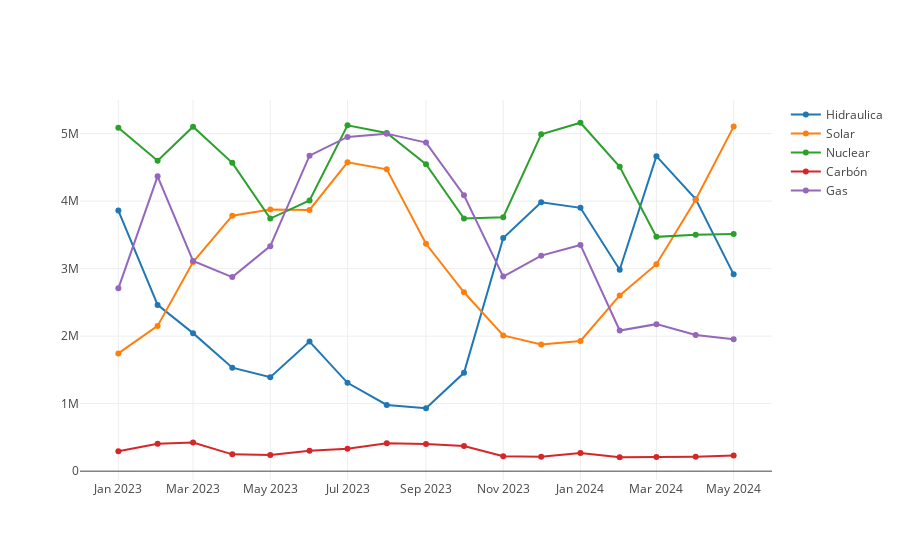

Notebook source saved alongside this figure:
### Code cell
val fechaHidraulica = valoresHidraulica.select($"Fecha").as[String].collect.toSeq
val valorHidraulica = valoresHidraulica.select($"value").as[Double].collect.toSeq
val fechaSolar = valoresSolar.select($"Fecha").as[String].collect.toSeq
val valorSolar = valoresSolar.select($"value").as[Double].collect.toSeq
val fechaNuclear = valoresNuclear.select($"Fecha").as[String].collect.toSeq
val valorNuclear = valoresNuclear.select($"value").as[Double].collect.toSeq
val fechaCarbon = valoresCarbon.select($"Fecha").as[String].collect.toSeq
val valorCarbon = valoresCarbon.select($"value").as[Double].collect.toSeq
val fechaGas = valoresGas.select($"Fecha").as[String].collect.toSeq
val valorGas = valoresGas.select($"value").as[Double].collect.toSeq

val Hidraulica = Scatter(
    fechaHidraulica,
    valorHidraulica,
    name = "Hidraulica"
)
val Solar = Scatter(
    fechaSolar,
    valorSolar,
    name = "Solar"
)

val Nuclear = Scatter(
    fechaNuclear,
    valorNuclear,
    name = "Nuclear"
)
val Carbon = Scatter(
    fechaCarbon, 
    valorCarbon,
    name = "Carbón"
)
val Gas = Scatter(
    fechaGas,
    valorGas,
    name = "Gas"
)
val data = Seq(Hidraulica,Solar, Nuclear, Carbon, Gas)
plot(data)

### Figure 1 — Plotly figure (JSON) as saved in the notebook; plotly's stock layout.template omitted (floating-point values rounded to 4 significant figures)
{"data": [{"name": "Hidraulica", "type": "scatter", "x": ["2023-01-01", "2023-02-01", "2023-03-01", "2023-04-01", "2023-05-01", "2023-06-01", "2023-07-01", "2023-08-01", "2023-09-01", "2023-10-01", "2023-11-01", "2023-12-01", "2024-01-01", "2024-02-01", "2024-03-01", "2024-04-01", "2024-05-01"], "y": [3859000.0, 2463000.0, 2044000.0, 1534000.0, 1392000.0, 1920000.0, 1309000.0, 981100.0, 932600.0, 1456000.0, 3454000.0, 3984000.0, 3901000.0, 2984000.0, 4666000.0, 4029000.0, 2915000.0]}, {"name": "Solar", "type": "scatter", "x": ["2023-01-01", "2023-02-01", "2023-03-01", "2023-04-01", "2023-05-01", "2023-06-01", "2023-07-01", "2023-08-01", "2023-09-01", "2023-10-01", "2023-11-01", "2023-12-01", "2024-01-01", "2024-02-01", "2024-03-01", "2024-04-01", "2024-05-01"], "y": [1744000.0, 2152000.0, 3097000.0, 3785000.0, 3875000.0, 3870000.0, 4574000.0, 4470000.0, 3368000.0, 2650000.0, 2011000.0, 1876000.0, 1928000.0, 2603000.0, 3066000.0, 4020000.0, 5104000.0]}, {"name": "Nuclear", "type": "scatter", "x": ["2023-01-01", "2023-02-01", "2023-03-01", "2023-04-01", "2023-05-01", "2023-06-01", "2023-07-01", "2023-08-01", "2023-09-01", "2023-10-01", "2023-11-01", "2023-12-01", "2024-01-01", "2024-02-01", "2024-03-01", "2024-04-01", "2024-05-01"], "y": [5087000.0, 4598000.0, 5102000.0, 4567000.0, 3742000.0, 4009000.0, 5123000.0, 5008000.0, 4547000.0, 3742000.0, 3761000.0, 4990000.0, 5161000.0, 4510000.0, 3471000.0, 3502000.0, 3512000.0]}, {"name": "Carbón", "type": "scatter", "x": ["2023-01-01", "2023-02-01", "2023-03-01", "2023-04-01", "2023-05-01", "2023-06-01", "2023-07-01", "2023-08-01", "2023-09-01", "2023-10-01", "2023-11-01", "2023-12-01", "2024-01-01", "2024-02-01", "2024-03-01", "2024-04-01", "2024-05-01"], "y": [295500.0, 407400.0, 423100.0, 248900.0, 239100.0, 300800.0, 332900.0, 415000.0, 400700.0, 372700.0, 220600.0, 211800.0, 268100.0, 206200.0, 208900.0, 214600.0, 231900.0]}, {"name": "Gas", "type": "scatter", "x": ["2023-01-01", "2023-02-01", "2023-03-01", "2023-04-01", "2023-05-01", "2023-06-01", "2023-07-01", "2023-08-01", "2023-09-01", "2023-10-01", "2023-11-01", "2023-12-01", "2024-01-01", "2024-02-01", "2024-03-01", "2024-04-01", "2024-05-01"], "y": [2709000.0, 4368000.0, 3114000.0, 2875000.0, 3333000.0, 4674000.0, 4950000.0, 4999000.0, 4867000.0, 4087000.0, 2882000.0, 3193000.0, 3351000.0, 2083000.0, 2178000.0, 2016000.0, 1954000.0]}], "layout": {"autosize": true, "xaxis": {"autorange": true, "range": ["2022-12-02 13:32:14.4641", "2024-05-30 10:27:45.5359"], "type": "date"}, "yaxis": {"autorange": true, "range": [-156700.0, 5524000.0], "type": "linear"}}}
